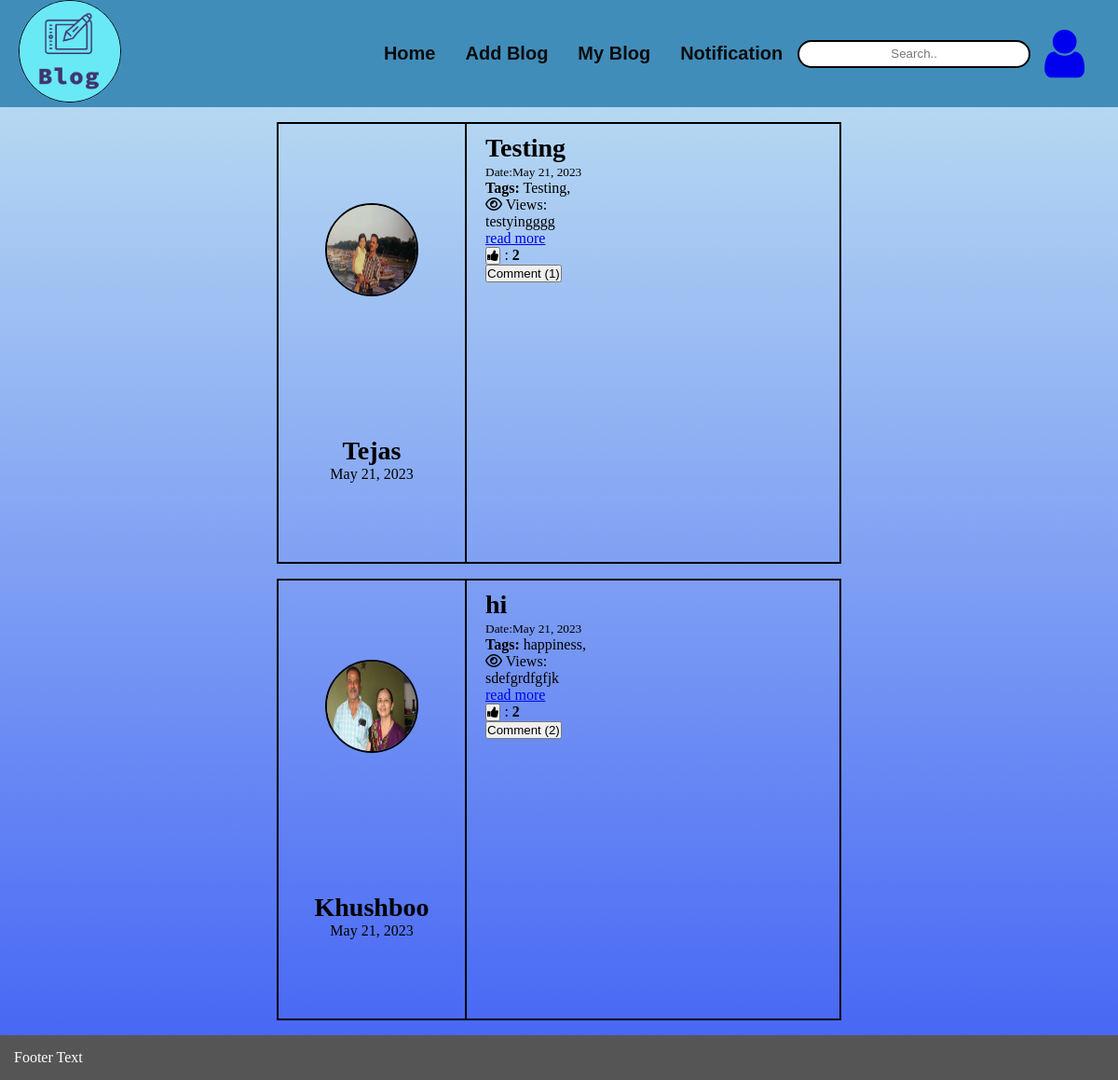
Screenshot of /userApp/index/ (signed in) with the database file from the repository.
### blogmanageApp/models.py (models this page shows, shortened)
@python_2_unicode_compatible
class Post(models.Model):
    title = models.CharField(max_length= 200)
    title_tag = models.CharField(max_length= 200)
    author = models.ForeignKey(User, on_delete = models.CASCADE)
    tag = models.ManyToManyField(Tag)
    body = RichTextField(blank = True, null = True)
    post_date = models.DateField(auto_now_add= True)
    Category = models.ForeignKey(Category, on_delete = models.CASCADE)
    like = models.ManyToManyField(User,related_name= 'likes')
    status = models.BooleanField( default = False , null = True)
    hit_count_generic = GenericRelation(HitCount, object_id_field='object_pk',related_query_name='hit_count_generic_relation')

class Tag(models.Model):
    tag_name = models.CharField(max_length= 200)
    def __str__(self):
        return self.tag_name

### accountApp/models.py (models this page shows, shortened)
class Profile(models.Model):
    user = models.OneToOneField(User,on_delete = models.CASCADE)
    mobileno = models.CharField(max_length= 11)
    avatar = models.ImageField(upload_to = 'avatars/')
    location = models.CharField(max_length = 200)
    birth_date = models.DateField(null= True)
    bio = models.TextField(max_length = 500, blank=True)

### userApp/views.py (the view)
# urls.py: path('index/',views.index, name = 'index'),
@login_required(login_url= 'login')
def index(request):
    id = request.session['id']
    user_profile = User.objects.filter(id = id)
    '''
    print(request.method)
    if request.method == "GET":
        search_text = request.GET.get('search_text')

        if search_text is not None and search_text != u"":
            search_text = request.GET.get('search_text')
            post = Post.objects.filter(title__istartswith = search_text).filter(status = True).order_by('-post_date')

        else:
            post = []
            post = Post.objects.filter(status = True).order_by('-post_date')
    '''
    post = Post.objects.filter(status = True ).order_by('-post_date')
    paginator = Paginator(post,10)
    page = request.GET.get('page')
    try:
        posts = paginator.page(page)
    except PageNotAnInteger:
        posts = paginator.page(1)
    except EmptyPage:
        posts = paginator.page(paginator.num_pages)
    post_id = Post.objects.filter(author = id , status = True)
    comment = UserPostComment.objects.all()
    comment_filter = UserPostComment.objects.values('post_id' ).annotate(total = Count('user_id')).filter(parent_id = None)
    context ={
        'user_profile':user_profile,
        'post_detail': post,
        'comment' : comment,
        'comment_filter' : comment_filter,
        'page' : page,
        'posts' : posts,
    }
    return render(request,'userApp/index.html',context)

### userApp/templates/userApp/index.html (shortened to what this page needs)
{% extends 'userApp/base.html' %}
{% load i18n %}
{% block content %}
{% load static %}
{% load humanize %}
{% load hitcount_tags %}
<div class="container text-center" >
  <div class="row post-container">
    <div id ="main_content" >
      {% for post in posts  %}
      <div class="row post-blog"    >
        <div class="col-sm-3 divider">
          <div class="well blog-part-1">
            <img src="../media/{{ post.author.profile.avatar }}" class="img-circle" height="55" width="55" alt="Avatar">
            <div class="part-1-title">
              <p class="user-title">{{ post.author.first_name }} </p>
              <p>{{ post.post_date}}</p>
            </div>
          </div>
        </div>
        <div class="col-sm-9">
          <div class="well text-left">
            <div class="title-container">
              <h3 class="post-title">{{ post.title}}</h3><p><small>Date:{{ post.post_date }}</small></p>
            </div>
            <div class="blog-content">
            <p ><b>Tags:</b> {{ post.tag.all|join:", " }},</p>
            <p>    <i class="fa fa-eye"></i>
              Views: {% get_hit_count for post %}</p>
            <div>
            {{ post.body|safe|truncatewords:"50"|linebreaks }}
            </div>
            <a href="{% url 'post' post.id %}">read more</a>
            {% if user.username in post.like.all|join:", " %}
            <p>
            <button type="button" class="dislike btn-success btn-sm" data ="{{post.id}}"  id = "like{{post.id}}">
              <i id = "icon{{post.id}}" class="fa fa-thumbs-down"></i>
            </button>
            {% else %}
            <p><button type="button" class="like btn-default btn-sm" data ="{{post.id}}" id = "like{{post.id}}">
              <i id = "icon{{post.id}}" class="fa fa-thumbs-up"></i>
            </button>
            {% endif %}
          :<span><b id = 'likedisplay{{post.id}}'> {{ post.like.count}}</b></span></p>
          <button class="comment btn btn-large btn-primary" data1 ="{{post.id}}" >Comment
          {% for comment_f in comment_filter %}
            {% if comment_f.post_id == post.id %}
            <span id="total_comment{{post.id}}">
            ({{ comment_f.total }})           </span>
            {% endif %}
          {% endfor %}
          </button><br><br>
              <br>
            </div>
          </div>
        </div>
      </div>
    {% endfor %}
    </div>
  </div>
</div>
{% endblock %}

### userApp/templates/userApp/base.html (shortened to what this page needs)
<!DOCTYPE html>
{% load i18n %}
<html lang="en">
<head>
  {% load static %}
  <link rel="stylesheet" href="{% static 'css/base.css'%}">
  <link rel="stylesheet" href="{% static 'css/full_blog.css'%}">
  <link rel="stylesheet" href="https://cdnjs.cloudflare.com/ajax/libs/font-awesome/4.7.0/css/font-awesome.min.css">
</head>
<body>
<nav class="navbar navbar-inverse">
  <div class="container-fluid">
    <div class="navbar-header">
      {%load static%}
      <a class="navbar-brand" href="{% url 'login' %}"><img class="img" src="{% static 'logo.png' %}"></a>
    </div>
    <div class="collapse navbar-collapse" id="myNavbar">
      <div class="pars">
      <ul class="nav navbar-nav">
        <li class="active"><a href="{% url 'login' %}">Home</a></li>
        <li><a href="{% url 'blog' %}">Add Blog</a></li>
        <li><a href="{% url 'user_blog' %}">My Blog</a></li>
        <li><a href="{% url 'notification' %}">Notification</a></li>
        <input type="text" class="form-control" id ="search" placeholder="Search..">
      </ul>
    </div>
    <a href="javascript:void(0);" class="icon" onclick="myFunction()">
      <i class="fa fa-user fa-3x"></i>
    </a>
  </div>
  </div>
</nav>
{% block content %}
{% endblock %}
<footer class="text-center">
  <p>Footer Text</p>
</footer>
</body>
</html>

### userApp/static/css/base.css (style rules this page uses)
* { margin: 0; padding: 0; box-sizing: border-box; }
.container-fluid, #myNavbar, .nav { display: flex; text-decoration: none; justify-content: space-around; align-items: center; background-color: #418dba; font-size: 20px; }
.container-fluid { padding: 0px 20px; justify-content: space-between; width: 100%; }
li a { display: block; color: rgb(12, 12, 13); padding: 14px 16px; text-decoration: none; background-color: #418dba; font-weight: bold; font-family: 'Trebuchet MS', 'Lucida Sans Unicode', 'Lucida Grande', 'Lucida Sans', Arial, sans-serif; }
.form-control { border: none; border: 2px solid black; border-radius: 20px; width: 250px; height: 30px; text-align: center; }
ul { list-style: none; }
.img { border-radius: 50%; width: 110px; height: 110px; border: 1px solid black; }
.collapse { color: rgb(0, 0, 0); padding: 14px 16px; font-size: 17px; display: block; }
.pars { justify-content: end; margin-right: 15px; }

### userApp/static/css/full_blog.css (style rules this page uses)
.container { background: hsla(206, 70%, 83%, 1); background: linear-gradient(180deg, hsla(206, 70%, 83%, 1) 0%, hsla(229, 89%, 62%, 1) 100%); background: -moz-linear-gradient(180deg, hsla(206, 70%, 83%, 1) 0%, hsla(229, 89%, 62%, 1) 100%); min-height: 100vh; position: relative; }
.post-blog { display: flex; border: 2px solid black; margin: 16px; }
.post-container { display: flex; align-items: center; justify-content: center; }
.well { padding: 10px 20px; min-width: 400px; }
.divider { border-right: 2px solid black; }
.blog-part-1 { display: flex; flex-direction: column; align-items: center; min-width: 200px; justify-content: space-around; height: 100%; }
.img-circle { height: 100px; width: 100px; border-radius: 50%; border: 2px solid black; }
.title-container { display: flex; flex-direction: column; align-items: start; justify-content: center; position: relative; }
.post-title { font-size: 28px; }
.user-title { font-size: 28px; font-weight: 700; }
.part-1-title { display: flex; flex-direction: column; align-items: center; justify-content: center; }
.blog-content { display: flex; flex-direction: column; align-items: start; height: 400px; }

### userApp/templates/userApp/base.html (style rules this page uses)
footer { background-color: #555; color: white; padding: 15px; }

### rows the page displays
Post: author.profile.avatar (picture), author.first_name "Tejas", post_date "May 21, 2023", title "Testing", tag.all "Testing", body "testyingggg", like.count "2", total "1"
Post: author.profile.avatar (picture), author.first_name "Khushboo", post_date "May 21, 2023", title "hi", tag.all "happiness", body "sdefgrdfgfjk", like.count "2", total "2"
